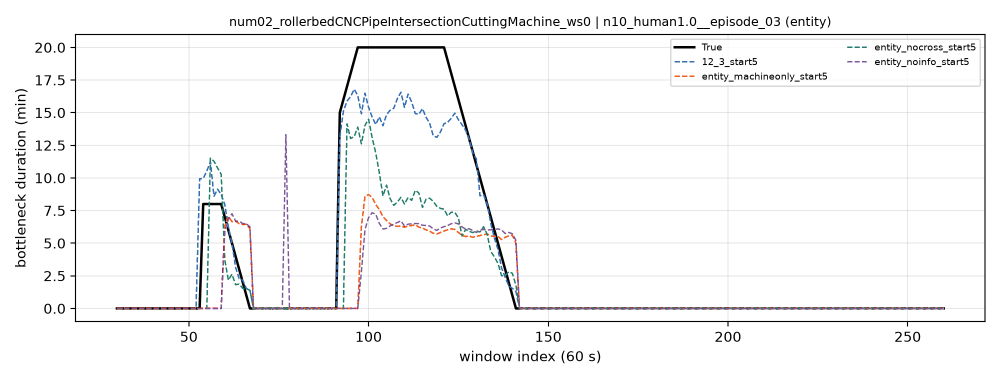
#> input picture experiments/data/key_device_entity_source.png, 2000 x 760 px (shown at 1/2 size); the run also reads 2 pictures not shown here
$ python redraw_ch5_raster_times.py
#> lines starting #> are read from the running program, lines starting #| are printed output that depends on the picture; after the words box and inside, x2 and y2 are one past the last pixel; in counts of white or black regions, pixels touching at a corner belong together
### experiments/paper_plot_style.py
"""Shared Matplotlib style for manuscript figures after Figure 4.

In-figure text uses Times New Roman. Sizes match Figure 4
(``fig_range_response``): axis/title 8 pt, tick/legend 7 pt in the PDF asset.
Figure 4 itself keeps its existing Arial asset and is not regenerated from here.
"""

from __future__ import annotations

from pathlib import Path

import matplotlib
from matplotlib import font_manager


# Match Figure 4 hard-coded sizes (pt in the figure PDF).
LABEL_SIZE = 8.0
TITLE_SIZE = 8.0
TICK_SIZE = 7.0
LEGEND_SIZE = 7.0
ANNOT_SIZE = 7.5


def apply(ink: str = "#243028") -> None:
#> called with ink = '#243028'
    windows_fonts = Path("C:/Windows/Fonts")
    # Times New Roman (Windows); fall back to Liberation Serif / DejaVu Serif.
    for filename in (
        "times.ttf",
        "timesbd.ttf",
        "timesi.ttf",
        "timesbi.ttf",
        "LiberationSerif-Regular.ttf",
        "LiberationSerif-Bold.ttf",
    ):
        path = windows_fonts / filename
        if path.exists():
            font_manager.fontManager.addfont(str(path))
    matplotlib.rcParams.update(
        {
            "font.family": "serif",
            "font.serif": [
                "Times New Roman",
                "Times",
                "Liberation Serif",
                "DejaVu Serif",
                "serif",
            ],
            "mathtext.fontset": "stix",
            "font.size": LABEL_SIZE,
            "axes.labelsize": LABEL_SIZE,
            "axes.titlesize": TITLE_SIZE,
            "xtick.labelsize": TICK_SIZE,
            "ytick.labelsize": TICK_SIZE,
            "legend.fontsize": LEGEND_SIZE,
            "axes.linewidth": 0.75,
            "axes.spines.top": False,
            "axes.spines.right": False,
            "pdf.fonttype": 42,
            "ps.fonttype": 42,
            "svg.fonttype": "none",
            "text.color": ink,
            "axes.labelcolor": ink,
            "xtick.color": ink,
            "ytick.color": ink,
        }
    )

### experiments/redraw_ch5_raster_times.py
#!/usr/bin/env python3
"""Redraw the three raster Chapter 5 figures with Times New Roman text.

``key_device_entity``, ``all_devices_state_main``, and the baseline panels of
``key_device_models_aligned`` only exist as PNG renders whose text is baked
in (their ``series.npz`` sources stayed on the eval server). Following the
precedent of ``plot_key_device_struct_split.py``, the series are recovered
from the PNGs by colour, axis geometry is calibrated from the tick/grid
pixels, and the figures are redrawn as vector PDFs. PHGST-DP's own traces in
the combined figure come from the exact exported CSV, not from pixels.
"""

from __future__ import annotations

import csv
from collections import Counter
from pathlib import Path

import matplotlib

matplotlib.use("Agg")
import matplotlib.pyplot as plt
import numpy as np
from matplotlib.colors import ListedColormap
from matplotlib.lines import Line2D
from matplotlib.patches import Patch
from matplotlib import patheffects as pe
from PIL import Image

from paper_plot_style import LABEL_SIZE, LEGEND_SIZE, TICK_SIZE, TITLE_SIZE, apply as apply_paper_style

ROOT = Path(__file__).resolve().parent.parent
FIG = ROOT / "figures"
TRUE_CSV = ROOT / "experiments/data/key_device_main_aligned.csv"
TRUE_COLOR = "black"
# Research palette card: steel / light blue / yellow / coral / olive.
METHOD_PRED = {
    "PHGST-DP": "#46788E",
    "XGBoost": "#78B7C9",
    "LSTM": "#F6E093",
    "BTGCN": "#E58B7B",
    "BSTAN": "#97B319",
}


# [4 lines left out: function load_true_duration, not called in this run]


def load_main_aligned() -> tuple[np.ndarray, np.ndarray, np.ndarray, np.ndarray]:
    """Per-window CSV for the shared key-device episode.

    ``window`` is the paper display index (``t_index - 30``, range 0..230).
    """
    with TRUE_CSV.open(encoding="utf-8") as fh:
        rows = list(csv.DictReader(fh))
    window = np.array([float(r["window"]) for r in rows])
    t_index = np.array([float(r["t_index"]) for r in rows])
    true_dur = np.array([float(r["true_dur"]) for r in rows])
    pred_dur = np.array([float(r["pred_dur"]) for r in rows])
    assert len(window) == 231 and np.array_equal(window, np.arange(231))
    assert np.array_equal(t_index, window + 30.0)
    return window, t_index, true_dur, pred_dur


def tindex_to_window_series(
    x_tindex: np.ndarray, y: np.ndarray, n_windows: int = 231
) -> tuple[np.ndarray, np.ndarray]:
    """Map PNG-calibrated ``t_index`` traces onto integer display windows."""
    windows = np.arange(n_windows, dtype=float)
    x_w = np.asarray(x_tindex, dtype=float) - 30.0
    y = np.asarray(y, dtype=float)
    out = np.full(n_windows, np.nan)
    for i, w in enumerate(windows):
        m = np.isfinite(y) & (x_w >= w - 0.5) & (x_w < w + 0.5)
        if m.any():
            out[i] = float(np.nanmedian(y[m]))
    return windows, out

apply_paper_style()
plt.rcParams.update(
    {
        "axes.linewidth": 1.0,
        "savefig.bbox": "tight",
        "savefig.pad_inches": 0.03,
    }
)


# --------------------------------------------------------------------------- #
# Pixel-calibration helpers
# --------------------------------------------------------------------------- #
def _dark(im: np.ndarray) -> np.ndarray:
    return im.max(axis=2) < 70


def _clusters(idxs: np.ndarray, gap: int = 3) -> list[float]:
    out: list[list[int]] = []
    for i in idxs:
        if out and i - out[-1][-1] <= gap:
            out[-1].append(int(i))
        else:
            out.append([int(i)])
    return [float(np.mean(c)) for c in out]


def spine_box(im: np.ndarray) -> tuple[int, int, int, int]:
    """Outer axes rectangle (left, right, top, bottom) from the spine lines."""
    dark = _dark(im)
    h, w = dark.shape
    rows = np.where(dark.sum(axis=1) > w * 0.4)[0]
    cols = np.where(dark.sum(axis=0) > h * 0.35)[0]
    return int(cols.min()), int(cols.max()), int(rows.min()), int(rows.max())


def grid_cols(im: np.ndarray, box: tuple[int, int, int, int]) -> list[float]:
    left, right, top, bottom = box
    crop = im[top:bottom, left:right].astype(int)
    gray = (np.abs(crop[:, :, 0] - crop[:, :, 1]) < 8) & (np.abs(crop[:, :, 1] - crop[:, :, 2]) < 8)
    light = gray & (crop[:, :, 0] > 185) & (crop[:, :, 0] < 248)
    cnt = light.sum(axis=0)
    cols = np.where(cnt > (bottom - top) * 0.55)[0] + left
    return _clusters(cols)


def tick_rows(im: np.ndarray, box: tuple[int, int, int, int]) -> list[float]:
    left, _, top, bottom = box
    band = _dark(im)[top:bottom, left - 8 : left - 1]
    return [r + top for r in _clusters(np.where(band.any(axis=1))[0], gap=2)]


def pack_series(
    im: np.ndarray,
    box: tuple[int, int, int, int],
    target: np.ndarray | None,
    x_map: tuple[float, float],
    y_map: tuple[float, float],
    legend: tuple[int, int, int, int] | None = None,
    max_gap: int = 12,
    min_run: int = 8,
    all_targets: list[np.ndarray] | None = None,
) -> tuple[np.ndarray, np.ndarray]:
    """Median y per pixel column for one colour (``None`` = black), mapped to data units."""
    left, right, top, bottom = box
    ys, xs = np.mgrid[0 : im.shape[0], 0 : im.shape[1]]
    inside = (xs >= left + 2) & (xs <= right - 2) & (ys >= top + 2) & (ys <= bottom - 2)
    if legend is not None:
        lx0, lx1, ly0, ly1 = legend
        inside &= ~((xs >= lx0) & (xs <= lx1) & (ys >= ly0) & (ys <= ly1))
    rgb = im.astype(np.int16)
    if target is None:
        mask = (rgb.max(axis=2) < 45) & inside
    else:
        chroma = rgb.max(axis=2) - rgb.min(axis=2)
        dist = np.linalg.norm(rgb.astype(float) - target.astype(float), axis=2)
        mask = (chroma > 28) & (rgb.max(axis=2) > 50) & (dist < 78) & inside
        if all_targets is not None:
            # Assign each chromatic pixel to its nearest series colour so that
            # crossing traces do not leak into each other's columns.
            all_dist = np.stack(
                [np.linalg.norm(rgb.astype(float) - t.astype(float), axis=2) for t in all_targets],
                axis=-1,
            )
            order = np.argsort(all_dist, axis=-1)
            ti = next(i for i, t in enumerate(all_targets) if np.array_equal(t, target))
            nearest = order[..., 0] == ti
            second = np.take_along_axis(all_dist, order[..., 1:2], axis=-1)[..., 0]
            best = np.take_along_axis(all_dist, order[..., 0:1], axis=-1)[..., 0]
            mask &= nearest & (second - best > 12)
    px, py = xs[mask], ys[mask]
    x_grid = np.arange(left + 2, right - 1)
    dur = np.full(x_grid.shape, np.nan)
    for i, x in enumerate(x_grid):
        col = py[px == x]
        if len(col):
            dur[i] = float(np.median(col))
    valid = np.where(np.isfinite(dur))[0]
    if len(valid) < 2:
        return np.array([]), np.array([])
    filled = dur.copy()
    for a, b in zip(valid[:-1], valid[1:]):
        if 1 < b - a <= max_gap:
            filled[a + 1 : b] = np.linspace(dur[a], dur[b], b - a + 1)[1:-1]
    finite = np.isfinite(filled)
    kill = np.zeros(len(filled), dtype=bool)
    i = 0
    while i < len(filled):
        if not finite[i]:
            i += 1
            continue
        j = i
        while j < len(filled) and finite[j]:
            j += 1
        if j - i < min_run:
            kill[i:j] = True
        i = j
    yy = filled.copy()
    yy[~(finite & ~kill)] = np.nan
    xval = _lin(x_grid, *x_map)
    yval = _lin(yy, *y_map)
    return xval, yval


def _lin(px: np.ndarray, val_at_ref: float, px_ref: float, val_per_px: float) -> np.ndarray:
    return val_at_ref + (px - px_ref) * val_per_px


def calibrate_x(im: np.ndarray, box, labels: list[float]) -> tuple[float, float, float]:
    """Return (value at first gridline, its pixel, value per pixel).

    Endpoint calibration, so minor gridlines between the labelled ones do not
    disturb the mapping.
    """
    grids = [g for g in grid_cols(im, box) if box[0] + 5 < g < box[1] - 5]
    assert len(grids) >= 2, grids
    return labels[0], grids[0], (labels[-1] - labels[0]) / (grids[-1] - grids[0])


def calibrate_y(im: np.ndarray, box, labels_top_to_bottom: list[float]) -> tuple[float, float, float]:
    """Endpoint calibration; unlabelled minor ticks may sit between the labels."""
    ticks = tick_rows(im, box)
    assert len(ticks) >= 2, ticks
    return labels_top_to_bottom[0], ticks[0], (labels_top_to_bottom[-1] - labels_top_to_bottom[0]) / (ticks[-1] - ticks[0])


# --------------------------------------------------------------------------- #
# 1. key_device_entity (duration traces) — two panels:
#    (a) multi-entity ablations at Start≤5
#    (b) Full model Start≤5/10/15 on the same device/episode
# Pixel RGB targets stay on the archived PNG colours; display hex is vivid.
# --------------------------------------------------------------------------- #
# Palette card: orange #F26121, mid-blue #5BA7D9; vivid green/purple complements.
COLOR_ORANGE = "#F26121"
COLOR_MIDBLUE = "#5BA7D9"
COLOR_GREEN = "#00A651"
COLOR_PURPLE = "#9B2DCF"

ENTITY_SERIES = {
    "PHGST-DP": (np.array([31, 119, 180]), COLOR_MIDBLUE),
    "MachineOnly": (np.array([242, 97, 33]), COLOR_ORANGE),
    "NoCross": (np.array([24, 120, 96]), COLOR_GREEN),
    "NoInfo": (np.array([120, 72, 144]), COLOR_PURPLE),
}
ENTITY_STYLES = {
    "PHGST-DP": (0, (4, 1.6)),
    "MachineOnly": (0, (1.2, 1.1)),
    "NoCross": (0, (1, 1.3)),
    "NoInfo": (0, (3, 1.2, 1, 1.2)),
}
# Source PNG series names → display labels (RGB = matplotlib C0/C1/C2).
START_SERIES = {
    "Start$\\leq5$": (np.array([31, 119, 180]), COLOR_MIDBLUE),
    "Start$\\leq10$": (np.array([255, 127, 14]), COLOR_ORANGE),
    "Start$\\leq15$": (np.array([44, 160, 44]), COLOR_GREEN),
}
START_STYLES = {
    "Start$\\leq5$": (0, (4, 1.6)),
    "Start$\\leq10$": (0, (1.2, 1.1)),
    "Start$\\leq15$": (0, (3, 1.2, 1, 1.2)),
}


def _style_trace_ax(
    ax,
    *,
    xlabel: bool = True,
    ylabel: bool = True,
    xlim: tuple[float, float] = (0, 150),
) -> None:
    ax.set_xlim(*xlim)
    ax.set_ylim(-0.8, 21)
    ax.set_yticks([0, 5, 10, 15, 20])
    if ylabel:
        ax.set_ylabel("Bottleneck duration (min)")
    if xlabel:
        ax.set_xlabel("Window index (60 s)")
    ax.spines["top"].set_visible(False)
    ax.spines["right"].set_visible(False)
    ax.spines["bottom"].set_color("#9AA3A8")
    ax.spines["left"].set_color("#9AA3A8")
    ax.tick_params(colors="#333333")
    ax.set_axisbelow(True)
    ax.grid(alpha=0.3, lw=0.6)


def _plot_true_window(ax, window: np.ndarray, true_dur: np.ndarray) -> None:
    (true_line,) = ax.plot(
        window, true_dur, color=TRUE_COLOR, lw=1.35, label="True", zorder=5,
        solid_capstyle="round", solid_joinstyle="round",
    )
    true_line.set_path_effects([pe.Stroke(linewidth=2.3, foreground="white"), pe.Normal()])


def _extract_colored(
    im: np.ndarray,
    series: dict[str, tuple[np.ndarray, str]],
    legend: tuple[int, int, int, int],
) -> dict[str, tuple[np.ndarray, np.ndarray]]:
    """Recover series on the archived PNG ``t_index`` axis (labels 50..250)."""
    box = spine_box(im)
    x_map = calibrate_x(im, box, [50, 100, 150, 200, 250])
    y_map = calibrate_y(im, box, [20, 17.5, 15, 12.5, 10, 7.5, 5, 2.5, 0])
    all_targets = [t for t, _ in series.values()]
    out: dict[str, tuple[np.ndarray, np.ndarray]] = {}
    for name, (target, _) in series.items():
        out[name] = pack_series(im, box, target, x_map, y_map, legend=legend, all_targets=all_targets)
    return out


def redraw_entity() -> None:
    """Side-by-side entity/start traces on relative window index 0..150.

    True and PHGST-DP (Start≤5) come from ``key_device_main_aligned.csv``.
    Other arms are recovered from the archived eval PNGs (``t_index`` axis),
    then remapped to ``window = t_index - 30`` and drawn from that series.
    """
    window, _t_index, true_dur, pred_dur = load_main_aligned()
#> (reads experiments/data/key_device_main_aligned.csv from the repository)

    im_ent = np.array(Image.open(ROOT / "experiments/data/key_device_entity_source.png").convert("RGB"))
#> im_ent is the input picture: shape (760, 2000, 3); mean R, G, B 246.4, 246.4, 246.7
    im_start = np.array(Image.open(ROOT / "experiments/data/key_device_start_source.png").convert("RGB"))
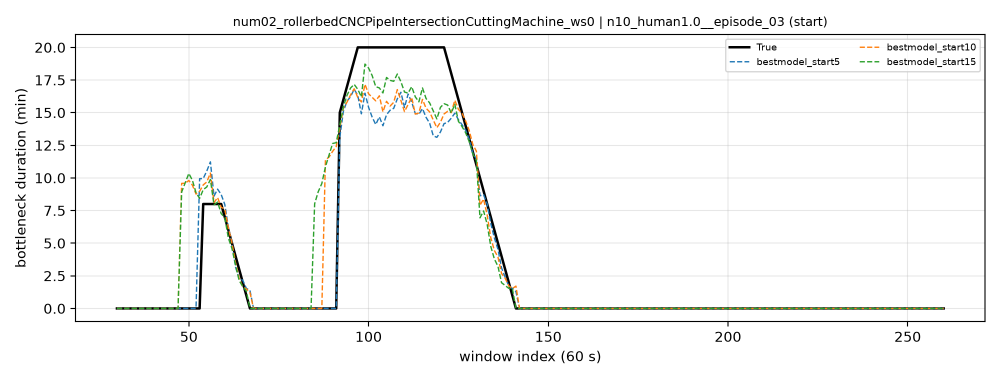
#> input picture experiments/data/key_device_start_source.png, 2000 x 760 px (shown at 1/2 size)
    legend = (1250, 1970, 80, 215)
    ent_t = _extract_colored(im_ent, ENTITY_SERIES, legend)
#> in _dark, `return im.max(axis=2) < 70`:
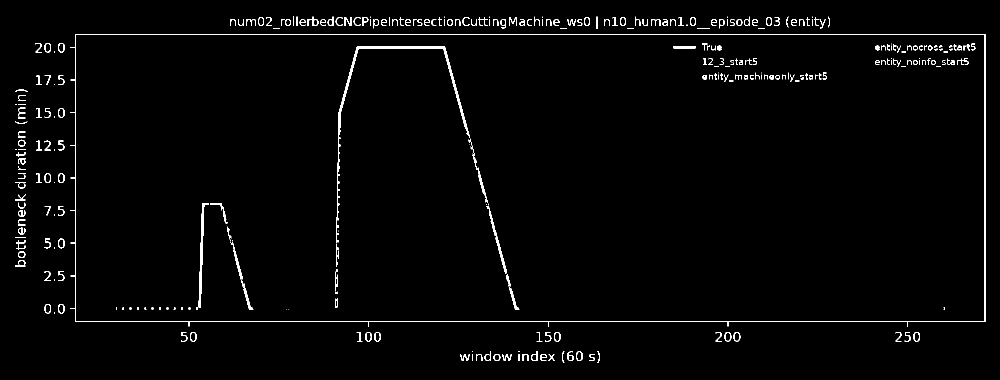
#> returned value: shape (760, 2000) bool (shown at 1/2 size); 2% white in thin lines or dots, all inside (x1, y1, x2, y2) = (30, 33, 1971, 726)
#> in spine_box, `rows = np.where(dark.sum(axis=1) > w * 0.4)[0]`: rows = [68, 69, 642, 643]
#> in spine_box, `cols = np.where(dark.sum(axis=0) > h * 0.35)[0]`: cols = [150, 151, 1969, 1970]
#> in _extract_colored, `box = spine_box(im)`: box = (150, 1970, 68, 643)
#> in grid_cols, `left, right, top, bottom = box`: left = 150; right = 1970; top = 68; bottom = 643
#> in grid_cols, `cnt = light.sum(axis=0)`: cnt = 1820 values, max 572 at index 2, min 0 at index 0, mean 23.64
#> in grid_cols, `cols = np.where(cnt > (bottom - top) * 0.55)[0] + left`: cols = [152, 377, 378, 736, 737, 1096, 1097, 1455, 1456, 1814, 1815, 1968]
#> the loop in _clusters, `for i in idxs:` made 12 passes
#> i on passes 1 to 8: 152, 377, 378, 736, 737, 1096, 1097, 1455
#> after the loop in _clusters, `for i in idxs:`: out = [[152], [377, 378], [736, 737], [1096, 1097], [1455, 1456], [1814, 1815], [1968]]
#> in calibrate_x, `grids = [g for g in grid_cols(im, box) if box[0] + 5 < g < box[1] - 5]`: grids = [377.5, 736.5, 1096.5, 1455.5, 1814.5]
#> in _extract_colored, `x_map = calibrate_x(im, box, [50, 100, 150, 200, 250])`: x_map = (50, 377.5, 0.139)
#> in tick_rows, `left, _, top, bottom = box`: left = 150; top = 68; bottom = 643
#> the loop in _clusters (call 2), `for i in idxs:` made 18 passes
#> i on passes 1 to 8: 26, 27, 91, 92, 156, 157, 222, 223
#> in calibrate_y, `ticks = tick_rows(im, box)`: ticks = [94.5, 159.5, 224.5, 290.5, 355.5, 420.5, 485.5, 551.5, 616.5]
#> in _extract_colored, `y_map = calibrate_y(im, box, [20, 17.5, 15, 12.5, 10, 7.5, 5, 2.5, 0])`: y_map = (20, 94.5, -0.0383)
#> the loop in _extract_colored, `for name, (target, _) in series.items():` made 4 passes
#> pass 1, in pack_series, `inside &= ~((xs >= lx0) & (xs <= lx1) & (ys >= ly0) & (ys <= ly1))`:
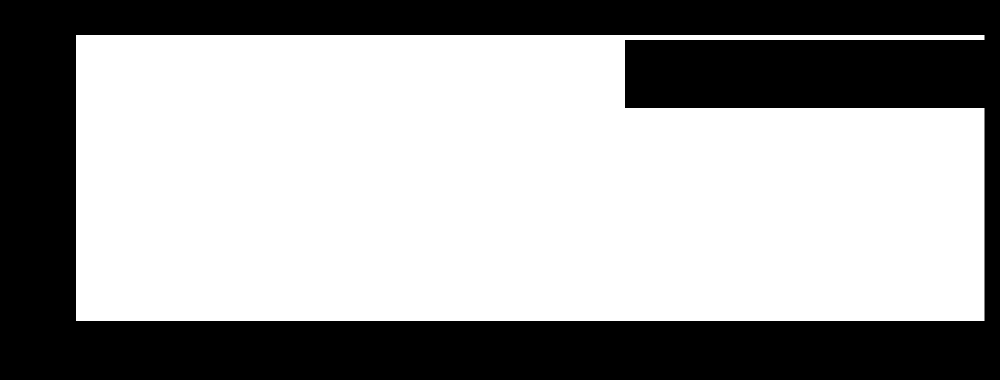
#> inside: shape (760, 2000) bool (shown at 1/2 size); 61.9% white; 1 black region, box (x1, y1, x2, y2) and area: (0, 0, 2000, 760) 578460
#> pass 1, in pack_series, `chroma = rgb.max(axis=2) - rgb.min(axis=2)`:
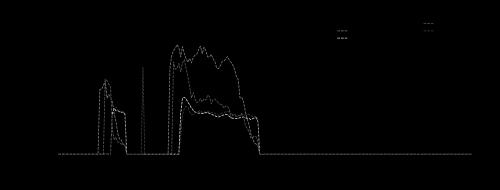
#> chroma: shape (760, 2000) int16 (shown at 1/4 size); min 0, max 209, mean 1.3
#> after the loop in _extract_colored, `for name, (target, _) in series.items():`: out = 4 items
#> ent_t = 4 items
    start_t = _extract_colored(im_start, START_SERIES, legend)
#> call 2 of grid_cols, with box = (150, 1970, 68, 643)
#> in grid_cols (call 2), `gray = (np.abs(crop[:, :, 0] - crop[:, :, 1]) < 8) & (np.abs(crop[:, :..`:
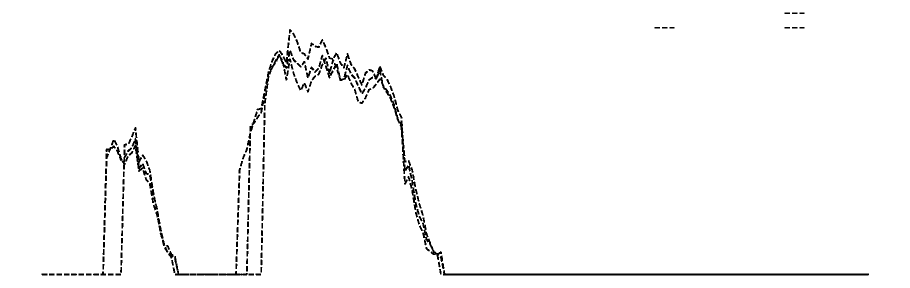
#> gray: shape (575, 1820) bool (shown at 1/2 size); 98.2% white; 236 black regions, largest, box (x1, y1, x2, y2) and area: (886, 540, 1738, 551) 3431, (754, 154, 827, 348) 1194, (522, 100, 586, 212) 1008
#> in grid_cols (call 2), `light = gray & (crop[:, :, 0] > 185) & (crop[:, :, 0] < 248)`:
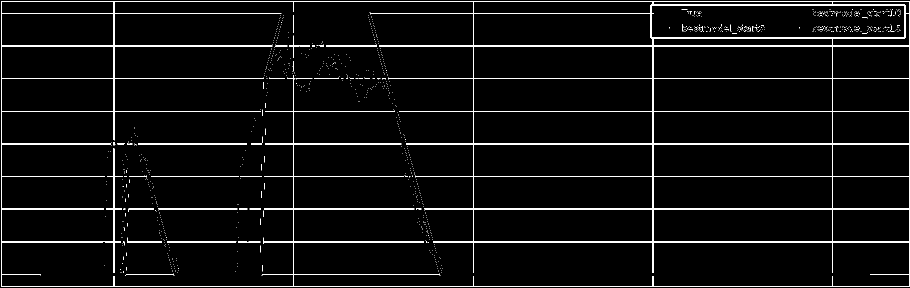
#> light: shape (575, 1820) bool (shown at 1/2 size); 4.2% white in thin lines or dots
#> in grid_cols (call 2), `cnt = light.sum(axis=0)`: cnt = 1820 values, max 572 at index 2, min 0 at index 0, mean 23.87
#> the loop in _extract_colored (call 2), `for name, (target, _) in series.items():` made 3 passes
#> pass 1, in pack_series (call 5), `dist = np.linalg.norm(rgb.astype(float) - target.astype(float), axis=2)`:
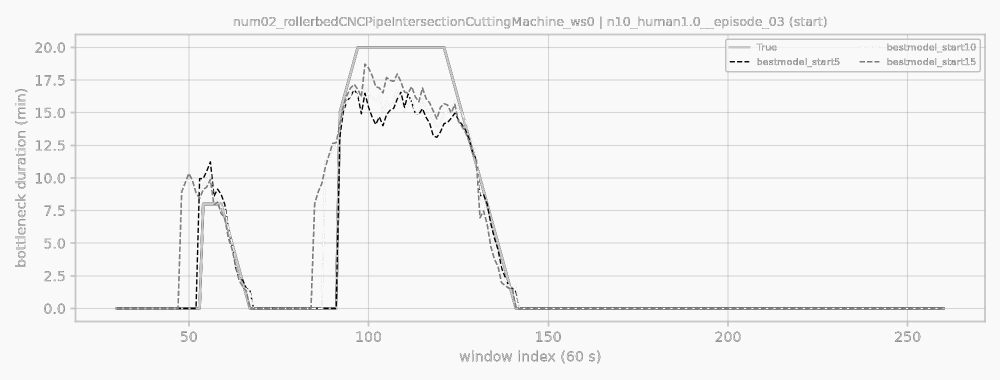
#> dist: shape (760, 2000) float64 (shown at 1/2 size); min 0, max 278.9, mean 267.5; drawn with min black and max white
#> start_t = 3 items
#> (the rest of the program and of its run is left out)
